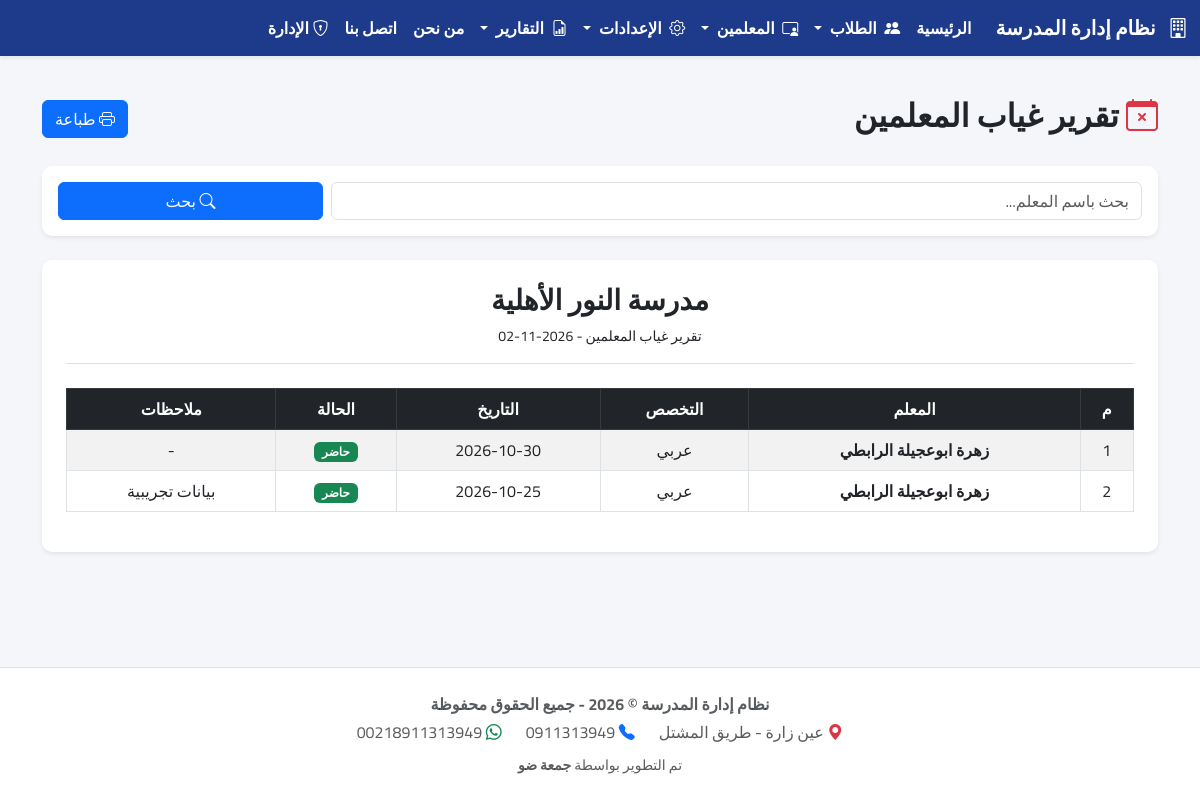
The app's page /reports/teachers-attendance/ with its own data.
### academics/models.py (models this page shows, shortened)
class TeacherAttendance(models.Model):
    STATUS_CHOICES = [
        ('حاضر', 'حاضر'),
        ('غائب', 'غائب'),
        ('متأخر', 'متأخر'),
    ]
    teacher = models.ForeignKey(Teacher, on_delete=models.CASCADE, related_name='attendances', verbose_name="المعلم")
    date = models.DateField(default=timezone.now, verbose_name="التاريخ")
    status = models.CharField(max_length=10, choices=STATUS_CHOICES, verbose_name="الحالة")
    note = models.CharField(max_length=200, blank=True, null=True, verbose_name="ملاحظات")
    class Meta:
        verbose_name = "سجل حضور معلم"
        verbose_name_plural = "سجلات حضور المعلمين"
        ordering = ['-date']

class Teacher(models.Model):
    name = models.CharField(max_length=150, verbose_name="اسم المعلم")
    subject = models.CharField(max_length=100, verbose_name="التخصص/المادة")
    phone = models.CharField(max_length=20, verbose_name="رقم الهاتف", blank=True, null=True)
    bank_name = models.CharField(max_length=100, verbose_name="اسم المصرف", blank=True, null=True)
    bank_branch = models.CharField(max_length=100, verbose_name="الفرع", blank=True, null=True)
    account_number = models.CharField(max_length=50, verbose_name="رقم الحساب", blank=True, null=True)
    bank_account = models.CharField(max_length=50, verbose_name="رقم الآيبان (IBAN)", blank=True, null=True)
    account_holder = models.CharField(max_length=150, verbose_name="اسم صاحب الحساب (الرباعي)", blank=True, null=True)
    is_active = models.BooleanField(default=True, verbose_name="نشط")
    created_at = models.DateTimeField(auto_now_add=True, verbose_name="تاريخ التعيين", null=True, blank=True)
    class Meta:
        verbose_name = "معلم"
        verbose_name_plural = "المعلمين"

### academics/views.py (the view)
# urls.py: path('reports/teachers-attendance/', TeacherAttendanceReportView.as_view(), name='teacher_attendance_report'),
class TeacherAttendanceReportView(TemplateView):
    template_name = 'academics/teacher_attendance_report.html'
    def get_context_data(self, **kwargs):
        context = super().get_context_data(**kwargs)
        try:
            attendances = TeacherAttendance.objects.all().order_by('-date', 'teacher__name')
            search_query = self.request.GET.get('q', '').strip()
            if search_query:
                attendances = attendances.filter(teacher__name__icontains=search_query)
            context.update({
                'attendances': attendances,
                'search_query': search_query,
                'today': timezone.now(),
            })
        except Exception as e:
            messages.error(self.request, f"حدث خطأ: {str(e)}")
            context.update({'attendances': [], 'today': timezone.now(), 'search_query': ''})
        return context

### templates/academics/teacher_attendance_report.html (shortened to what this page needs)
{% extends 'base.html' %}
{% block content %}
<div class="d-flex justify-content-between align-items-center mb-4 mt-3 no-print">
    <h2 class="fw-bold"><i class="bi bi-calendar-x text-danger"></i> تقرير غياب المعلمين</h2>
    <button onclick="window.print()" class="btn btn-primary"><i class="bi bi-printer"></i> طباعة</button>
</div>
<div class="card shadow-sm border-0 mb-4 no-print">
    <div class="card-body">
        <form method="GET" class="row g-2">
            <div class="col-md-9">
                <input type="text" name="q" class="form-control" value="{{ search_query }}" placeholder="بحث باسم المعلم...">
            </div>
            <div class="col-md-3">
                <button type="submit" class="btn btn-primary w-100"><i class="bi bi-search"></i> بحث</button>
            </div>
        </form>
    </div>
</div>
<div class="card shadow-sm border-0 p-4">
    <div class="text-center mb-4 border-bottom pb-3">
        <h3 class="fw-bold">مدرسة النور الأهلية</h3>
        <p class="mb-0 small">تقرير غياب المعلمين - {{ today|date:"Y-m-d" }}</p>
    </div>
    <div class="table-responsive">
        <table class="table table-bordered table-striped text-center">
            <thead class="table-dark">
                <tr>
                    <th>م</th>
                    <th>المعلم</th>
                    <th>التخصص</th>
                    <th>التاريخ</th>
                    <th>الحالة</th>
                    <th>ملاحظات</th>
                </tr>
            </thead>
            <tbody>
                {% for att in attendances %}
                <tr>
                    <td>{{ forloop.counter }}</td>
                    <td class="fw-bold">{{ att.teacher.name }}</td>
                    <td>{{ att.teacher.subject }}</td>
                    <td>{{ att.date|date:"Y-m-d" }}</td>
                    <td>
                        {% if att.status == 'حاضر' %}<span class="badge bg-success">حاضر</span>
                        {% elif att.status == 'غائب' %}<span class="badge bg-danger">غائب</span>
                        {% elif att.status == 'متأخر' %}<span class="badge bg-warning text-dark">متأخر</span>
                        {% else %}<span class="badge bg-secondary">بعذر</span>{% endif %}
                    </td>
                    <td>{{ att.note|default:"-" }}</td>
                </tr>
                {% empty %}
                <tr><td colspan="6" class="text-muted py-4">لا توجد سجلات غياب.</td></tr>
                {% endfor %}
            </tbody>
        </table>
    </div>
</div>
{% endblock %}

### templates/base.html (style rules this page uses)
body { font-family: 'Cairo', sans-serif; background-color: #f4f6f9; min-height: 100vh; display: flex; flex-direction: column; }
.card { border-radius: 10px; }

### records on screen
TeacherAttendance: teacher.name "زهرة ابوعجيلة الرابطي", teacher.subject "عربي", date "2026-10-30", status "حاضر", note "-"
TeacherAttendance: teacher.name "زهرة ابوعجيلة الرابطي", teacher.subject "عربي", date "2026-10-25", status "حاضر", note "بيانات تجريبية"
